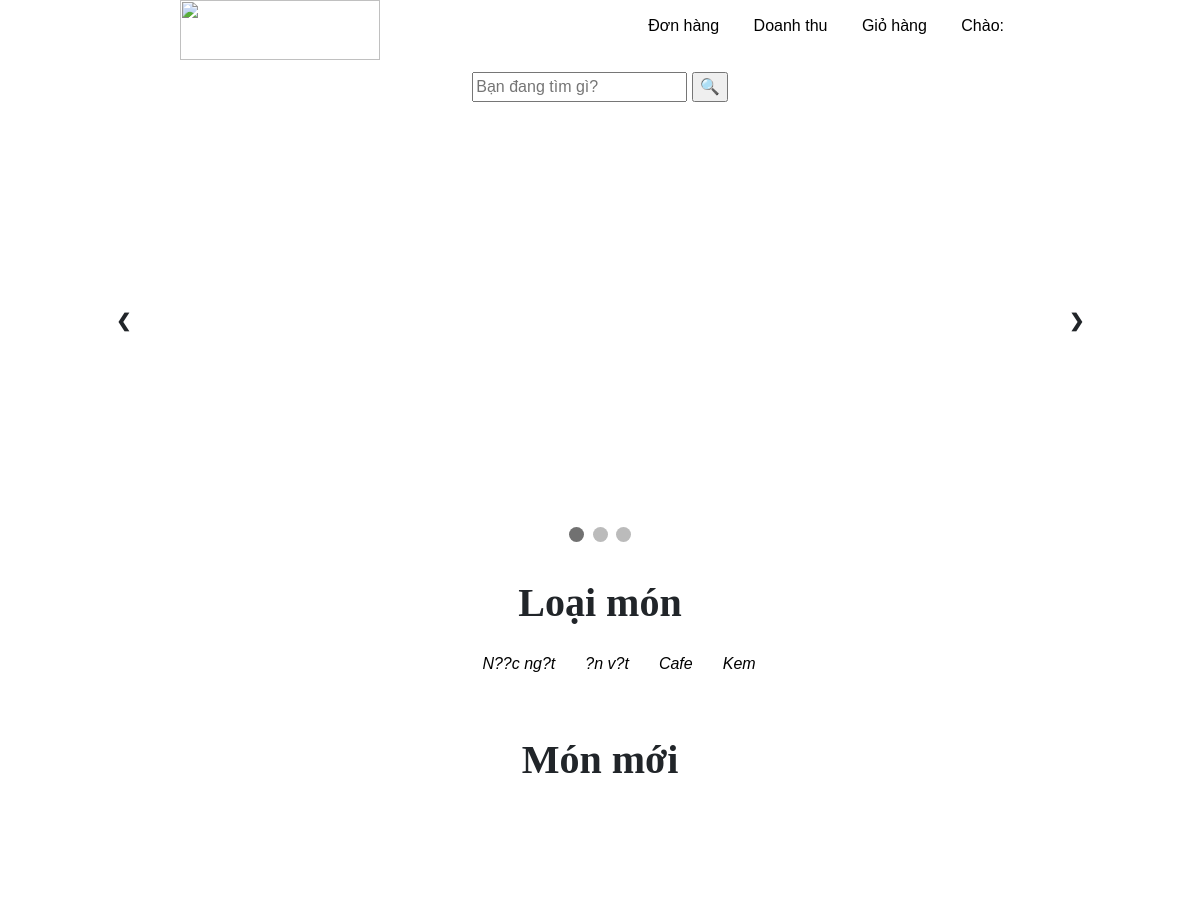
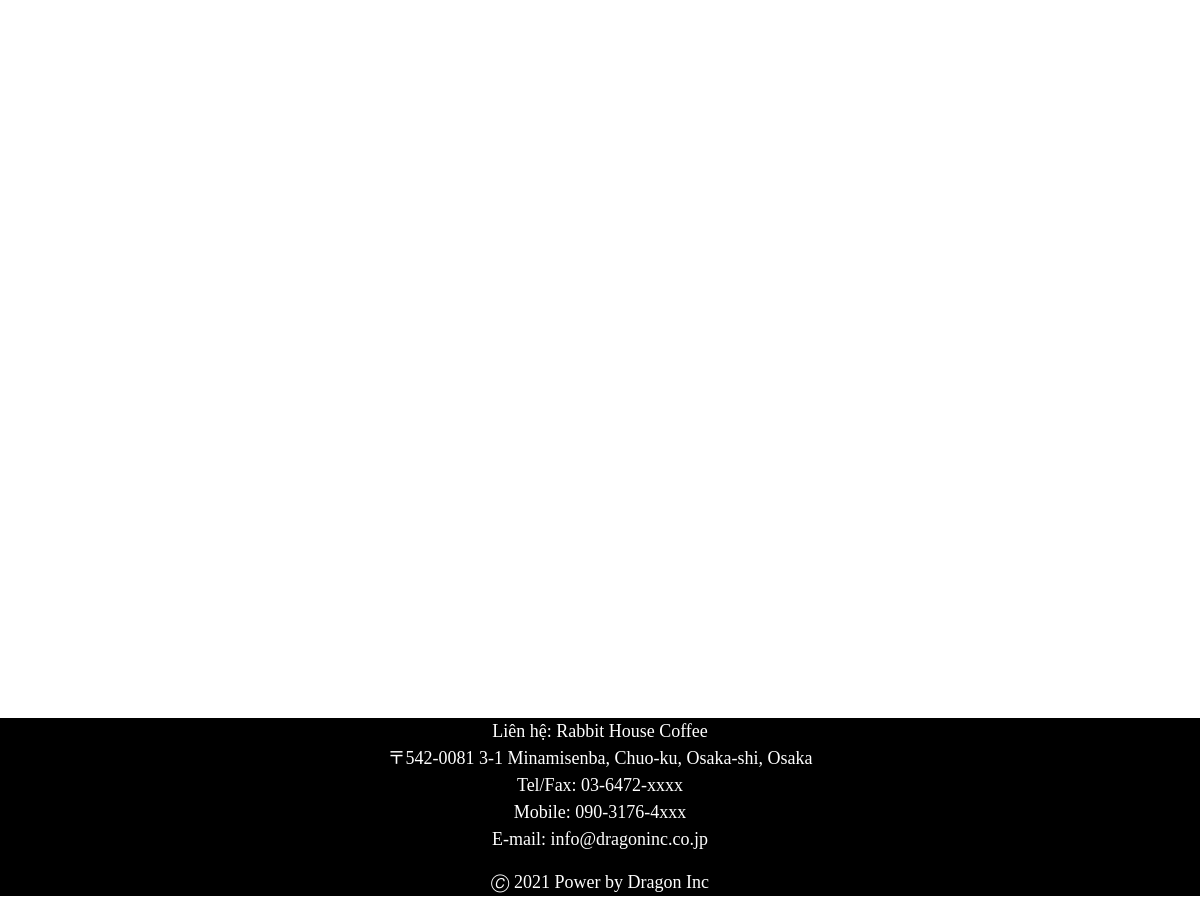
/NhanVien/index.php (signed in), run on an earlier commit of the app's database (2 pictures, top to bottom).
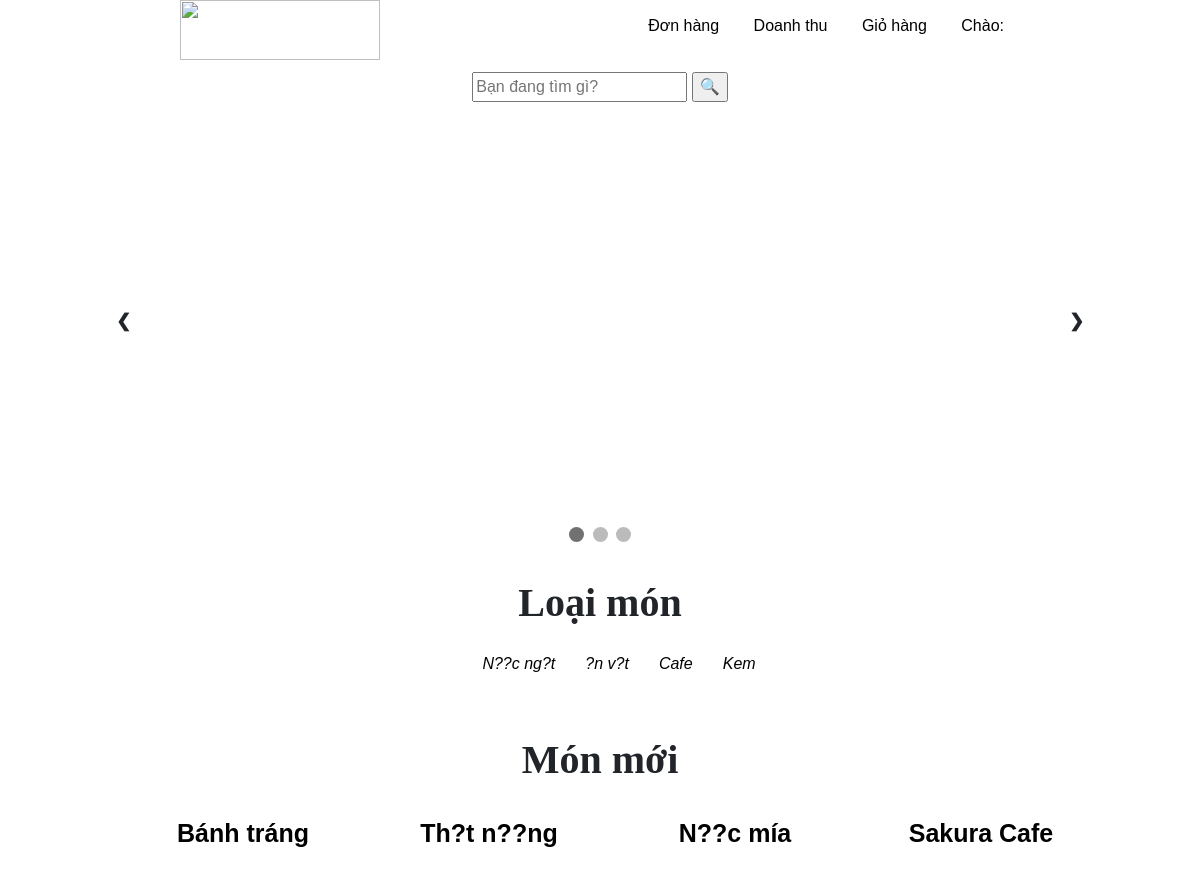
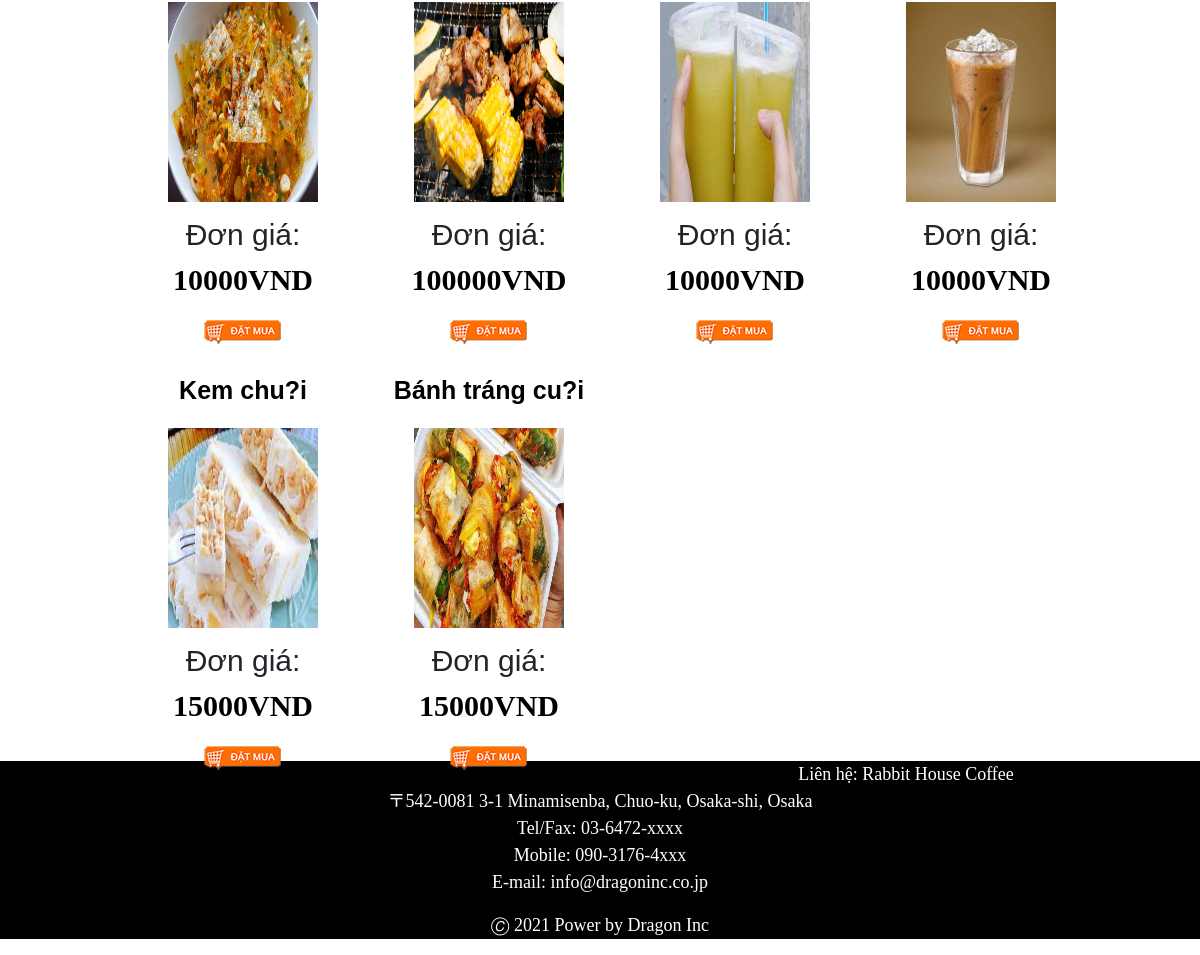
And on a later commit of the database (2 pictures, top to bottom).
### tables this page shows
CREATE TABLE `tblloai` (
  `idLoai` int(11) NOT NULL,
  `tenLoai` text NOT NULL
);

CREATE TABLE `tblmon` (
  `idMon` int(11) NOT NULL,
  `tenMon` text NOT NULL,
  `gia` double NOT NULL,
  `idLoai` int(11) NOT NULL,
  `hinhAnh` text DEFAULT NULL,
  `moTa` text DEFAULT NULL,
  `goiY` float DEFAULT NULL,
  `conHang` text NOT NULL
);

### NhanVien/index.php (the view, shortened to what this page needs)
<!DOCTYPE html>
<html lang="en">
<head>
    <link rel="stylesheet" type="text/css" href="../css/style2.css?" />
    <link rel="stylesheet" href="https://cdnjs.cloudflare.com/ajax/libs/jqueryui/1.12.1/jquery-ui.css" />
    <link href="https://stackpath.bootstrapcdn.com/bootstrap/4.3.1/css/bootstrap.min.css" rel="stylesheet">
</head>
<body>
    <header>
        <?php include "./header.php"; ?>
        <div> <br /><br /><br />
            <div align="center">
                <form action="index.php" method="GET">
                    <input id="searchbar" name="txtsearchMon" type="text" placeholder="Bạn đang tìm gì?">
                    <input type="submit" name="timKiem" value="🔍" title="Tìm kiếm">
                </form>
            </div>
            <br />
            <?php
            include "../include/connect.inc";
            ?>
        </div>
    </header>
    <div id="body">
        <div id="photo">
            <div class="slideshow-container">
                <a class="prev" onclick="plusSlides(-1)">&#10094;</a>
                <a class="next" onclick="plusSlides(1)">&#10095;</a>
            </div>
            <br>
            <div style="text-align:center">
                <span class="dot" onclick="currentSlide(1)"></span>
                <span class="dot" onclick="currentSlide(2)"></span>
                <span class="dot" onclick="currentSlide(3)"></span>
            </div>
        </div>
        <article>
            <aside>
                <div id="menu2" align="center">
                    <span id="ttLoai">Loại món </span>
                    <ul style="padding-top: 5px">
                        <?php
                        include "../include/left.php";
                        ?>
                    </ul>
                </div>
            </aside>
            <br/>
            <section id="info" align="center">
                <span>Món mới</span>
                <div style="margin-left: 10%;">
                    <?php
                    include "../include/connect.inc";
                    $sql        =    "select * from tblmon where conHang = 'O' limit 0, 12";
                    $rs         =    mysqli_query($conn, $sql);
                    while ($row = mysqli_fetch_array($rs)) {
                    ?>
                        <div id="mon">
                            <p id="tenMon"><a href="#" values="<?= $row["tenMon"] ?>"><?= $row["tenMon"] ?></a></p>
                            <img id="hinhAnh" src="../uploads/<?= $row["hinhAnh"] ?>">
                            <p id="donGia">Đơn giá: <span><?= $row["gia"] ?>VND</span></p>
                            <a href='hauGioHang.php?id=<?= $row["idMon"] ?>' title="Thêm vào giỏ hàng"><img id="nutmuahang" src="../img/Chonmua.png"></a>
                        </div>
                    <?php } ?>
            </section>
            <div style="padding-top: 70%;">
                <footer>
                    <div style="text-align: center;">
                        <p>Liên hệ: Rabbit House Coffee<br />
                            〒542-0081 3-1 Minamisenba, Chuo-ku, Osaka-shi, Osaka<br />
                            Tel/Fax: 03-6472-xxxx<br />
                            Mobile: 090-3176-4xxx<br />
                            E-mail: info@dragoninc.co.jp</p>
                        <p>🄫 2021 Power by Dragon Inc</p>
                    </div>
                </footer>
            </div>
</body>
</html>

### include/left.php
<?php
	include "connect.inc";
	$sql	=	"select * from tblloai ";
	$rs 	=	mysqli_query($conn,$sql);
	while($row=mysqli_fetch_array($rs)){
		echo "<li><i><a href=\"show_loai.php?idLoai=".$row['idLoai']."\">".$row["tenLoai"]."</a></i>";
	}
?>

What changed in the data, as far as the page shows it:
now on this page (row edited): tblmon: tenMon "Bánh tráng", hinhAnh (picture), gia "10000"
now on this page (row edited): tblmon: tenMon "Th?t n??ng", hinhAnh (picture), gia "100000"
now on this page (row edited): tblmon: tenMon "N??c mía", hinhAnh (picture), gia "10000"
now on this page (row edited): tblmon: tenMon "Sakura Cafe", hinhAnh (picture), gia "10000"
now on this page (row edited): tblmon: tenMon "Kem chu?i", hinhAnh (picture), gia "15000"
now on this page (row edited): tblmon: tenMon "Bánh tráng cu?i", hinhAnh (picture), gia "15000"
